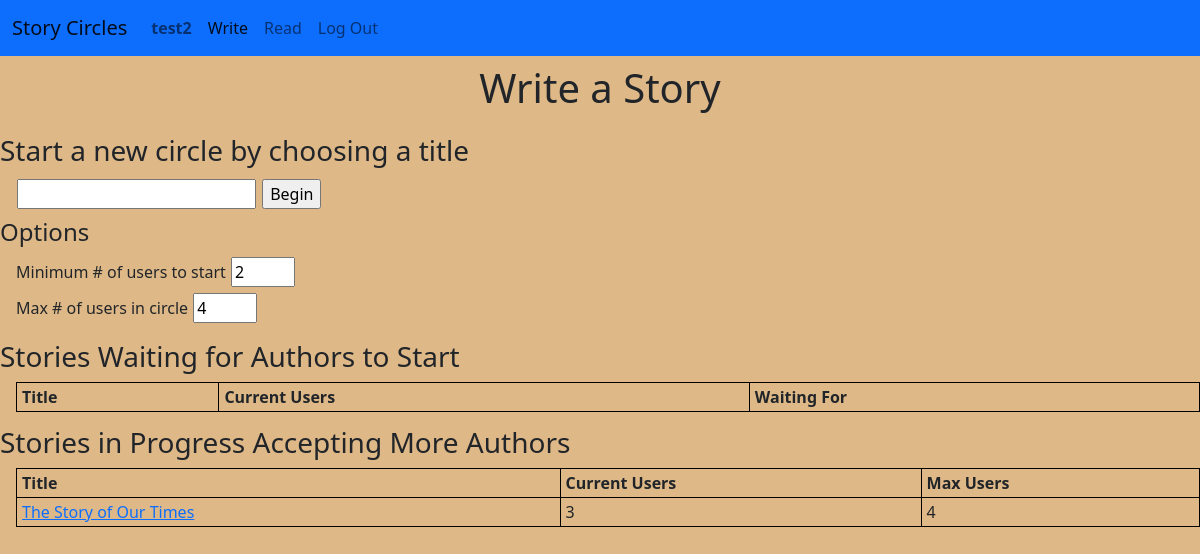
/circle/ (signed in), run on an earlier commit of the app's database.
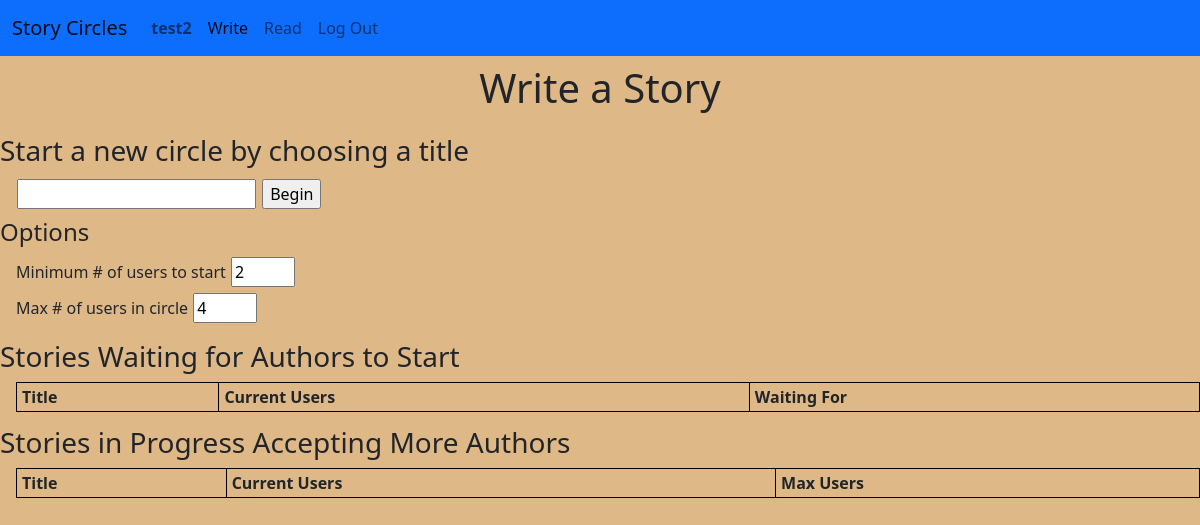
And on a later commit of the database.
### circle/models.py (models this page shows, shortened)
class User(AbstractUser):
    user_since = models.DateTimeField(blank=False, auto_now_add=True)
    liked_stories = models.ManyToManyField(
        "Story",
        related_name="liked_by",
        blank=True,
    )
    def get_absolute_url(self):
        return reverse('user', args=[self.pk])

class Circle(models.Model):
    creation_time = models.DateTimeField(auto_now_add=True)
    threshold_user_ct = models.IntegerField() #This is the number of users that must be connected to start the story
    max_user_ct = models.IntegerField()
    user_ct = models.IntegerField(default=0)
    turn_order = models.JSONField(default=list)
    class Proposal(models.TextChoices):
        END_STORY = 'ES', _('End Story')
        NEW_PARAGRAPH = 'NP', _('New Paragraph')
    active_proposal = models.CharField(
        max_length=2,
        choices=Proposal.choices,
        blank=True,
        null=True,
    )
    proposing_user = models.ForeignKey('User',
                                        null=True, on_delete=models.SET_NULL,
                                        related_name='ending_proposed')
    approved_proposal = models.ManyToManyField(
        User,
        blank=True
    )
    story = models.OneToOneField(
        'Story',
        blank=True,
        on_delete=models.CASCADE,
    )
    objects = CircleManager()
    open_circles = OpenCircleManager()
    waiting_circles = WaitingCircleManager()

class Story(models.Model):
    title = models.TextField(unique=True)
    authors = models.ManyToManyField(
        User,
        related_name="stories",
        blank=True
    )
    text = models.TextField()
    start_time = models.DateTimeField(blank=True, null=True)
    finish_time = models.DateTimeField(blank=True, null=True)
    finished = models.BooleanField(default=False)
    def get_absolute_url(self):
        if self.finished:
            return reverse('finished_story', args = [self.pk])
        else:
            return reverse('circle', args = [self.circle.pk])
    """ Return the text as html with "\n\n" converted to paragraph breaks """

### circle/views.py (the view)
# urls.py: path('', views.index, name='index'),
@login_required
def index(request):
    return render(request, 'circle/index.html', {
        "open_circles": Circle.open_circles.all(),
        "waiting_circles": Circle.waiting_circles.order_by('creation_time')
    })

### circle/models.py (called while the page is built)
    def get_queryset(self):
        return super().get_queryset().filter(user_ct__lt=F('max_user_ct'), story__start_time__isnull=False)

    def get_queryset(self):
        return super().get_queryset().filter(story__start_time__isnull=True)

### circle/templates/circle/index.html (shortened to what this page needs)
{% extends "circle/layout.html" %}
{% load static %}
{% block body %}
    <h1>
        Write a Story
    </h1>
    <h3>Start a new circle by choosing a title</h3>
    <div class="input-div">
        <input id="title-input" type="text" size="20">
        <input id="title-submit" type="button" value="Begin"><br>
    </div>
    <h4>Options</h4>
    <div class="input-div">
        <label for="threshold-user-ct">Minimum # of users to start</label>
        <input id="threshold-user-ct-input" type="number" name="threshold-user-ct" min="2" max="100" value="2"><br>
        <label for="max-user-ct">Max # of users in circle</label>
        <input id="max-user-ct-input" type="number" name="max-user-ct" min ="2" max="100" value="4">
    </div>
    <h3>Stories Waiting for Authors to Start</h3>
    <table>
        <tr>
            <th>Title</th>
            <th>Current Users</th>
            <th>Waiting For</th>
        </tr>
    </table>
    <h3>Stories in Progress Accepting More Authors</h3>
    <table>
        <tr>
            <th>Title</th>
            <th>Current Users</th>
            <th>Max Users</th>
        </tr>
        {% for circle in open_circles %}
        <tr>
            <td><a href="{{ circle.story.get_absolute_url }}">{{ circle.story.title }}</a></td>
            <td>{{ circle.user_ct }}</td>
            <td>{{ circle.max_user_ct }}</td>
        </tr>
        {% endfor %}
    </table>
{% endblock %}

### circle/templates/circle/layout.html (shortened to what this page needs)
{% load static %}
<!DOCTYPE html>
<html lang="en">
    <head>
        <link href="https://cdn.jsdelivr.net/npm/bootstrap@5.0.0-beta1/dist/css/bootstrap.min.css" rel="stylesheet">
        <link href="{% static 'circle/styles.css' %}" rel="stylesheet">
    </head>
    <body>
        <nav class="navbar navbar-expand-md navbar-light bg-primary">
            <div class="container-fluid">
                <a class="navbar-brand" href="{% url 'index' %}">Story Circles</a>
                <div class="collapse navbar-collapse" id="navbarToggle">
                    <ul class="navbar-nav me-auto">
                        {% if user.is_authenticated %}
                        <li class="nav-item">
                            <a class="nav-link" id="current-user-nav" href="{{ user.get_absolute_url }}"><strong>{{ user.username }}</strong></a>
                        </li>
                        <li class="nav-item">
                            <a class="nav-link" id="write-nav" href="{% url 'index' %}">Write</a>
                        </li>
                        <li class="nav-item">
                            <a class="nav-link" id="read-nav" href="{% url 'finished_stories' %}">Read</a>
                        </li>
                        <li class="nav-item">
                            <a class="nav-link" href="{% url 'logout' %}">Log Out</a>
                        </li>
                        {% endif %}
                    </ul>
                </div>
            </div>
        </nav>
        <div class="body container-fluid d-flex flex-column h-100 w-100 px-0">
            {% block body %}
            {% endblock %}
        </div>
    </body>
</html>

### circle/static/circle/styles.css (style rules this page uses)
html, body { height: 100%; }
body { background-color: BurlyWood; }
h1 { margin-top: 0.5rem; text-align: center; }
h3 { margin-top: 0.5em; }
h4 { margin-top: 0.25em; }
input { box-sizing: border-box; margin: 3px 1px; }
input[type=number] { width: 4em; }
table { border-collapse: collapse; margin-left: 1rem; }
table, th, td { border: 1px solid black; padding: 2px 5px; }
.input-div { margin-left: 1rem; }

What changed in the data, as far as the page shows it:
removed Circle: story "The Story of Our Times", user_ct "3", max_user_ct "4"
